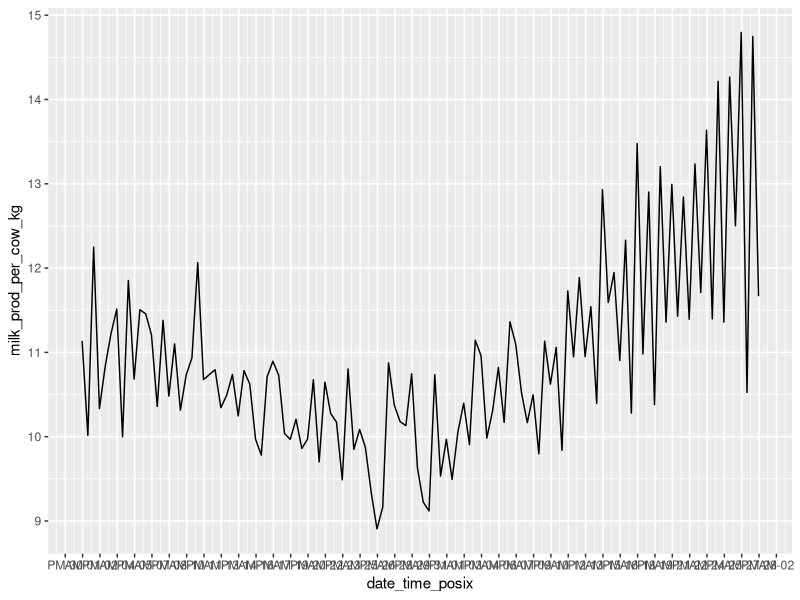
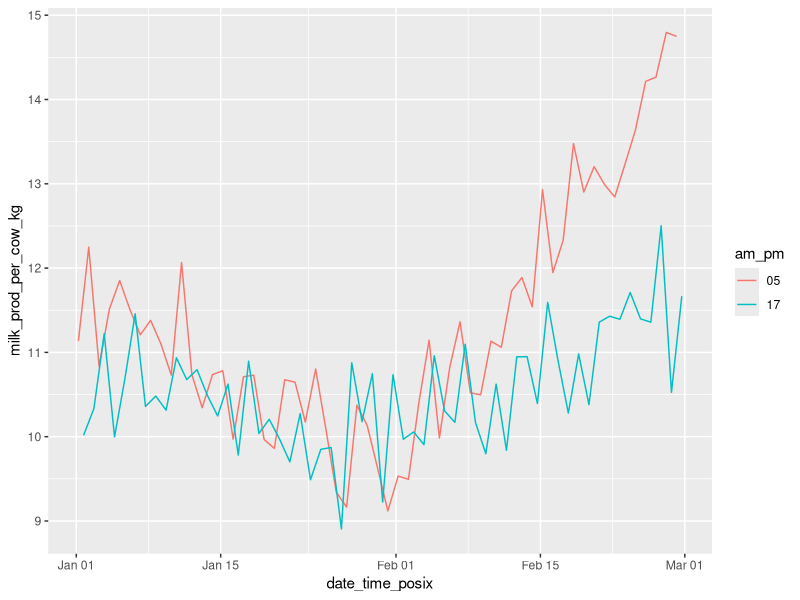

The R script that drew these images, in order:
# Generating fake time series data of daily cow milk production
# Coding Club (ourcodingclub@gmail.com)
# 2017_10_13

# Packages ----
library(ggplot2)

# Parameters ----
	# 24.605177 l per day
	# 2 milking sessions
	# 23.605177 / 2  = 11.80259 l per milking session

# Creating milk data ----
# January AM
jan_am <- seq(from = 11.8, to = 9.5, length.out = 31) + rnorm(31, sd = 0.5)

# January PM
jan_pm <- seq(from = 10.5, to = 10, length.out = 31) + rnorm(31, sd = 0.5)

# February AM
feb_am <- seq(from = 9.5, to = 14.5, length.out = 28) + rnorm(28, sd = 0.5)

# February PM
feb_pm <- seq(from = 10, to = 11.5, length.out = 28) + rnorm(28, sd = 0.5)

# Creating date and time data ----
# Time
time <- c(rep(c("05:00:00", "17:00:00"), 62), 
					rep(c("05:00:00", "17:00:00"), 56))

# Dates
date <- c(rep(seq(from = as.Date("1975-01-01"), length.out = 31, by = "days"), each = 2),
							rep(seq(from = as.Date("1975-02-01"), length.out = 28, by = "days"), each = 2))

# Concatenate
date_time <- paste(date, time)
milk_prod_per_cow_kg <- as.vector(rbind(c(jan_am, feb_am), 
																				c(jan_pm, feb_pm)))
daily_milk <- data.frame(date_time, milk_prod_per_cow_kg)

# Create plots ----

# Convert date time to POSIX
daily_milk$date_time_posix <- as.POSIXct(daily_milk$date_time, format = "%Y-%m-%d %H:%M:%S")

# Add am/pm column
daily_milk$am_pm <- format(daily_milk$date_time_posix, format = "%H")

# Combined time series
ggplot(daily_milk, aes(x = date_time_posix, y = milk_prod_per_cow_kg)) + 
	geom_line() + 
	scale_x_datetime(date_labels = "%p-%d", date_breaks = "36 hour")

# Time series decomposed by am pm
ggplot(daily_milk, aes(x = date_time_posix, y = milk_prod_per_cow_kg, group = am_pm)) + geom_line(aes(colour = am_pm)) + scale_x_datetime()

# Write dataset to csv
write.csv(daily_milk[,c("date_time", "milk_prod_per_cow_kg")], "daily_milk.csv", row.names = FALSE)
